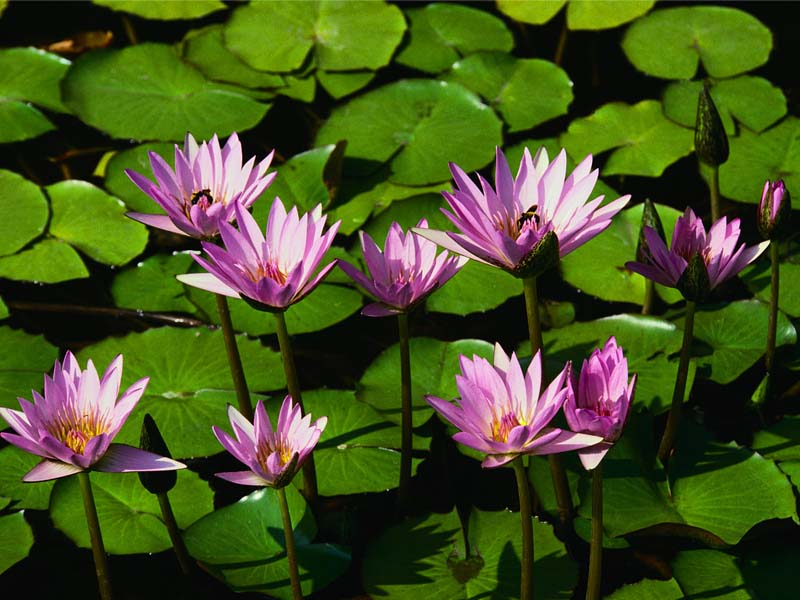
%> input picture Nilufer.jpg, 800 x 600 px
$ octave HareketTespitProje.m   (GNU Octave 9; MATLAB toolbox functions it lacks are replaced by stand-ins)
%> lines starting %> are read from the running program, lines starting %| are printed output that depends on the picture; in (x1, y1, x2, y2) boxes, pixels count from 0 and x2, y2 are one past the last pixel; in counts of white or black regions, pixels touching at a corner belong together; the program's own positions count from 1
clear all;
% v=videoinput(winvideo')
% I=getsnapshot(v),

HareketEsik=20; % Fark resminde dikkate alýnmamasý gereken farklar için eþik

BG = imread('Nilufer.jpg');
%> BG is the input picture: size 600x800x3 uint8; mean R, G, B 69.4, 82.1, 31.6
I = imread('Nilufer2.jpg'); % orjinal
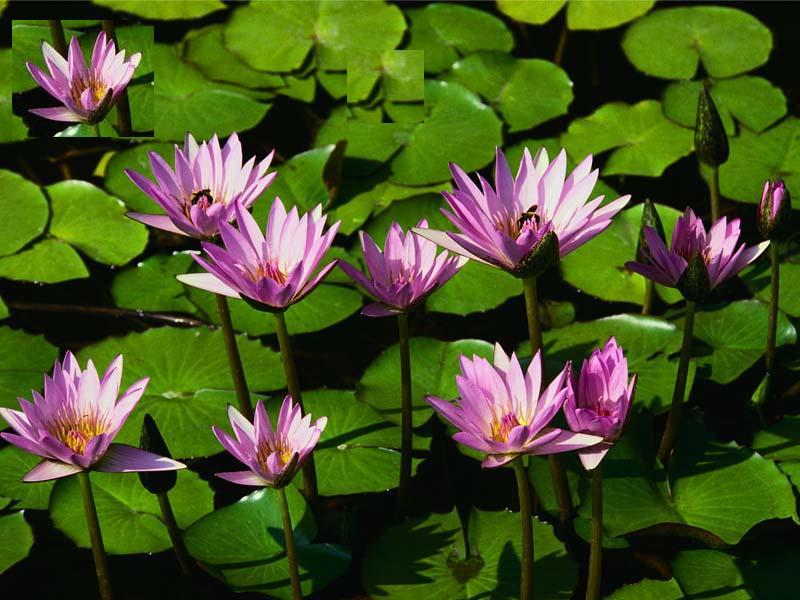
%> input picture Nilufer2.JPG, 800 x 600 px
%> I is the input picture: size 600x800x3 uint8; mean R, G, B 71.1, 82.7, 34.4
In = imnoise(I,'salt & pepper',0); % gurultu eklenmis
%imwrite(I)
%% Webcamdan renkli görüntü alýndýðýnda gri resme çevirmek için
% kullanabilirsiniz.
% RGB renkli görüntü formatýndan gri resim formatýna geçilmeli
% RGB görüntü matrisi nxmx3 boyutludur. Gri resim formatý nxm boyutludur.
BGg=rgb2gray(BG); % gri imgeye dönüþtür.
Ig=rgb2gray(In); % gri imgeye dönüþtür.
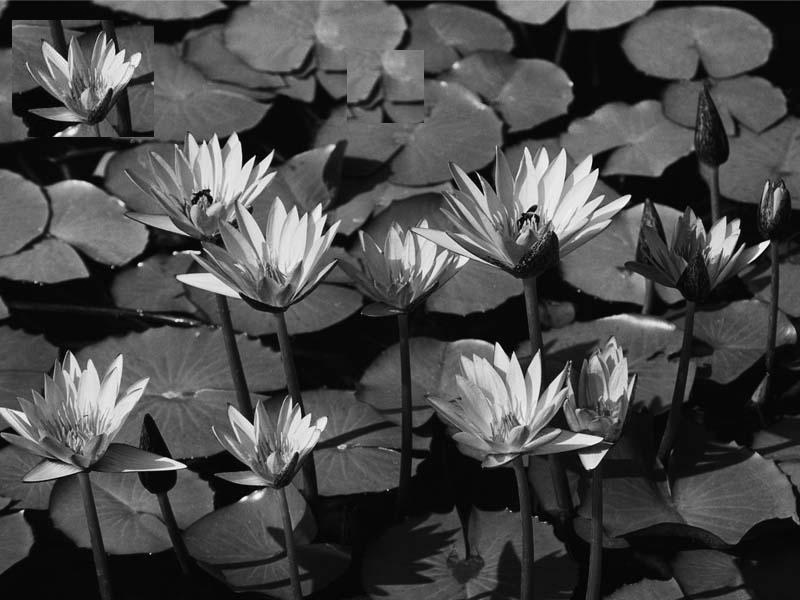
%> Ig: size 600x800 uint8; min 0, max 254, mean 73.7

%% Görüntünün renk daðýlýmý iyileþtirmesi
% Anlýk ýþýk deðiþimlerinin olumsuz etkilerini azaltmak için intensity
% ayarlanabilir.
% BGg = imadjust(BGg);
% Ig = imadjust(Ig);
BGg = histeq(BGg);
Ig = histeq(Ig);
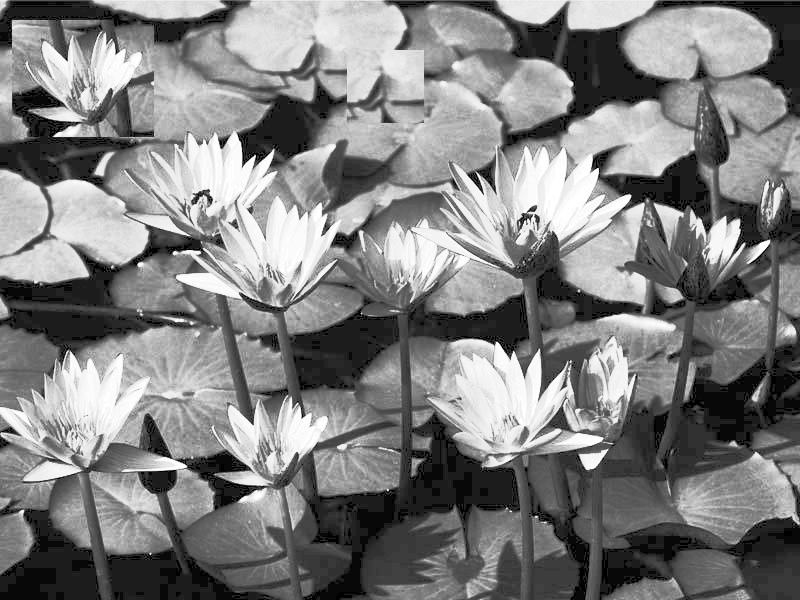
%> Ig: size 600x800 uint8; min 0, max 255, mean 127.2; mean of the top-left, top-right, bottom-left and bottom-right quarters 154, 143.3, 112.9, 98.5

%% Fark resminin hesaplanmasý
%unsigned integer BGg ve Ig double yapýlmalý. Aksi halde negatif deðerler
%alýnmýyor
MutlakFark=abs(double(BGg)-double(Ig));
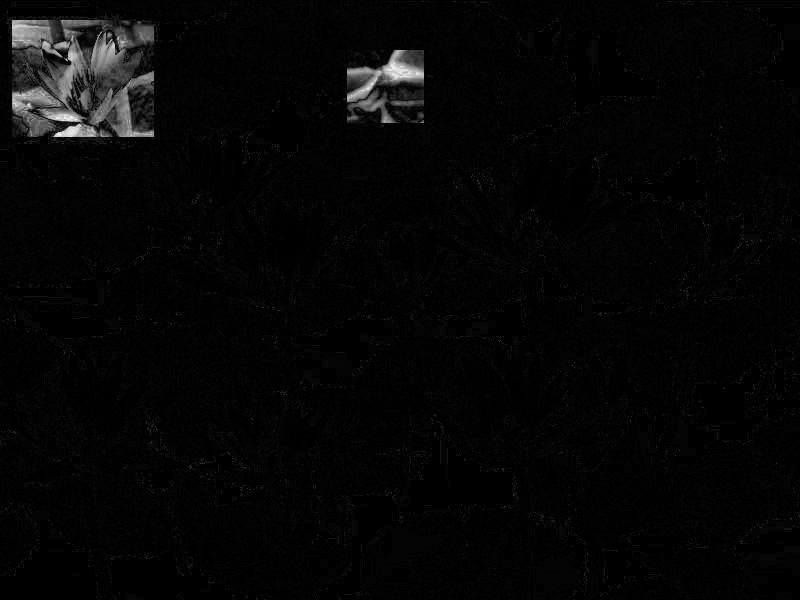
%> MutlakFark: size 600x800 double; min 0, max 247, mean 5.9
% Mutlak fardaki random gürültü median filtre ile temizlenir.
MutlakFarkFilt=medfilt2(MutlakFark,[10 10]);
% H = fspecial('gaussian',5);
% MutlakFarkFilt=imfilter(MutlakFark,H);
%% Farkýn resminin eþiklenmesi
[m n]=size(MutlakFarkFilt);
%> m = 600; n = 800
for i=1:m
    for j=1:n
        % Mutlak fark deðeri hareket eþikten büyük olan noktalar için
        % hareket bölgesi matrisine 1 deðeri ver
        if MutlakFarkFilt(i,j)>HareketEsik
           HareketliBolge(i,j)=1;
        else
           HareketliBolge(i,j)=0;
        end
    end
end
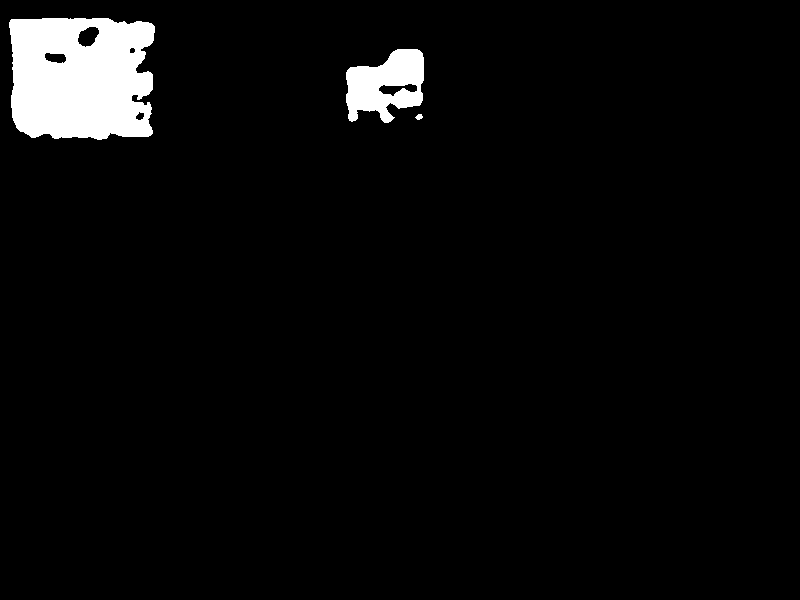
%> HareketliBolge: size 600x800 double; values 0 (black) and 1 (white), 4% white; 3 white regions, box (x1, y1, x2, y2) and area: (9, 18, 155, 140) 15463, (346, 49, 424, 123) 3779, (415, 114, 423, 120) 33

%% Hareketli bölgenin analiz edilen resimede iþaretlenmesi
%BolgeKenari = edge(HareketliBolge,'sobel');
[m n]=size(HareketliBolge);
Ih=0.6*In;
for i=1:m-1
    for j=1:n-1
        % Mutlak fark deðeri hareket eþikten büyük olan noktalar için
        % hareket bölgesi matrisine 1 deðeri ver

        if HareketliBolge(i,j)>0
           Ih(i,j,1:3)=In(i,j,1:3);% Hareketli bölgenin maviliði artýrýlýr
        end
        if abs(HareketliBolge(i,j)-HareketliBolge(i+1,j))>0 ||abs(HareketliBolge(i,j)-HareketliBolge(i,j+1))>0
           Ih(i,j,1)=255; Ih(i,j,2)=255; Ih(i,j,3)=255;  % Kenar bölge beyaz yapýlýr
        end
    end
end
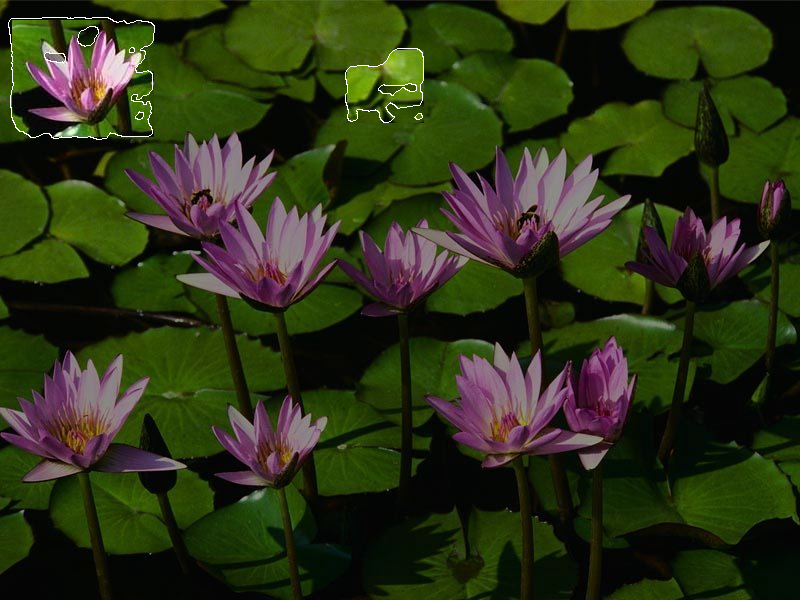
%> Ih: size 600x800x3 uint8; mean R, G, B 44.7, 51.7, 22.1
%
% BW1 = edge(BG,'canny');
% BW2 = edge(I,'canny');
%% Hesaplama adýmlarýndaki matrislerin çizimleri
f1=figure(1);
set(f1,'Position',[30 600 400 300],'Name','Geriplan Imge')
imagesc(BGg);colormap(gray);
f2=figure(2);
set(f2,'Position',[450 600 400 300],'Name','Alýnan Imge')
imagesc(Ig);colorbar;
%> after `colorbar`:
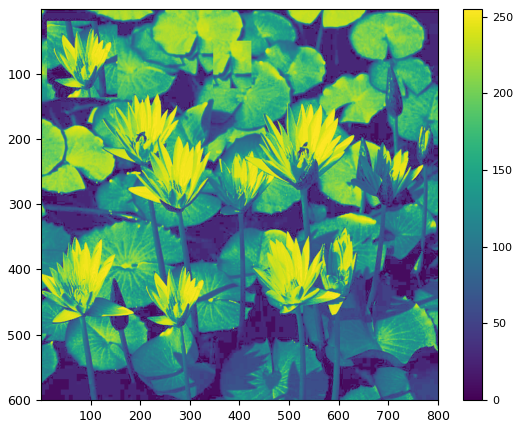
%> figure redrawn from the program's plot data
f3=figure(3);
set(f3,'Position',[30 200 400 300],'Name','Mutlak Fark')
imagesc(MutlakFark);colorbar;
f4=figure(4);
set(f4,'Position',[450 200 400 300],'Name','Ýkili Hareketli Bolge')
imagesc(HareketliBolge);colorbar;
f5=figure(5);
set(f5,'Position',[870 200 400 300],'Name','Imge Üzerinde Bölge')
imagesc(abs(Ih));colormap(gray);
pause(0.1);
